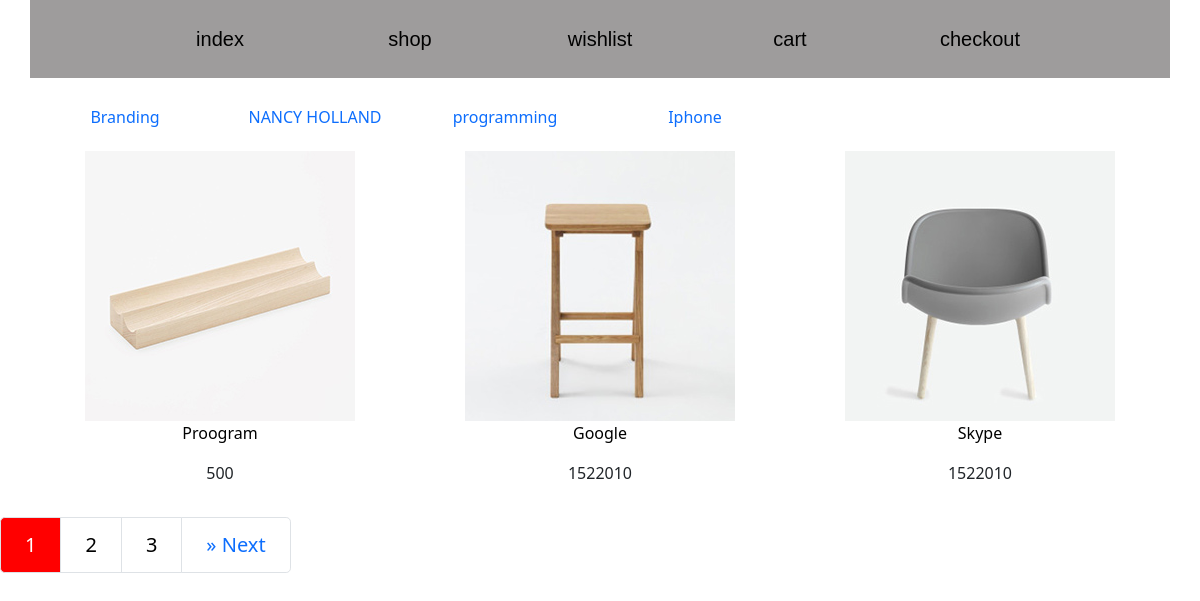
Page /shop on the committed database.
### main/models.py (models this page shows, shortened)
class Category(models.Model):
    name = models.CharField(max_length=150)

class Product(models.Model):
    cat = models.ForeignKey(Category, on_delete=models.CASCADE, null=True, blank=True)
    rasm = models.ImageField(upload_to='Maxsulot/')
    nomi = models.CharField(max_length=25)
    narxi = models.IntegerField()

### main/views.py (the view)
# urls.py: path('shop', shop, name='shop'),
def shop(request):
    product = Product.objects.all().order_by('-id')
    category = Category.objects.all()
    page = request.GET.get('page')
    context = {
        'product': PagenatorPage(product, 3, request),
        'category':category,
        'page':page,
    }
    return render(request, 'shop.html', context)

### main/views.py (called while the page is built)
def PagenatorPage(List, num, request):
    paginator = Paginator(List, num)
    pages = request.GET.get('page')
    try:
        list = paginator.page(pages)
    except PageNotAnInteger:
        list = paginator.page(1)
    except EmptyPage:
        list = paginator.page(paginator.num_pages)
    return list

### templates/shop.html (shortened to what this page needs)
{% load static %}
<!DOCTYPE html>
<html lang="en">
<head>
    <link rel="stylesheet" href="{% static 'css/bootstrap.css'%}">
    <link rel="stylesheet" href="{% static 'css/bootstrap.min.css'%}">
    <link rel="stylesheet" href="{% static 'css/style.css'%}">
</head>
<body>
    <header>
        <div class="container">
            <div class="row nav text-center">
                <div class="col-2 offset-1 py-4"><a href="{% url 'index' %}">index</a></div>
                <div class="col-2 py-4"><a href="{% url 'shop' %}">shop</a></div>
                <div class="col-2 py-4"><a href="{% url 'wishlist' %}">wishlist</a></div>
                <div class="col-2 py-4"><a href="{% url 'cart' %}">cart</a></div>
                <div class="col-2 py-4"><a href="{% url 'checkout' %}">checkout</a></div>
            </div>
        </div>
    </header>
    <section>
        <div class="container">
            <div class="row">
                {% for i in category %}
                <div class="col-2 cat text-center">
                    <h6><a href="{% url 'category' %}?c={{ i.name }}">{{i.name}}</a></h6>
                </div>
                {% endfor %}
            </div>
        </div>
        <div class="container">
            <div class="row">
                {% for i in product %}
                <div class="col-4 text-center prd py-3">
                    <a href="{% url 'productdetail' i.pk %}">
                        <img style="width: 270px; height: 270px;" src="{{ i.rasm.url }}" alt="product">
                        <p>{{i.nomi}}</p>
                    </a>
                    <p id="narx">{{ i.narxi }}</p>
                </div>
                {% endfor %}
            </div>
        </div>
        <div class="pagination">
            <div class="row pl-3">
              {% if product.paginator.num_pages > 1 %}
              <nav aria-label="...">
                <ul class="pagination pagination-lg">
                    {% for num in product.paginator.page_range %}
                    {% if num == product.number %}
                    <li class="page-item">
                        <a class="page-link" style="background-color: red; color: white;" href="#" tabindex="-1">{{ num }}</a>
                    </li>
                    {% elif num > product.number|add:'-3' and num < product.number|add:'3' %}
                    <li class="page-item"><a class="page-link" href="?page={{ num }}" style="background-color: white; color: black;">{{ num }}</a>
                    </li>
                    {% endif %}
                    {% endfor %}
                    {% if product.has_next %}
                    <li class="page-item">
                        <a class="page-link" href="?page={{ product.next_page_number }}" aria-label="Next">
                            <span aria-hidden="true">»</span>
                            <span class="sr-only">Next</span>
                        </a>
                    </li>
                    {% endif %}
                </ul>
              </nav>
              {% endif %}
            </div>
        </div>
    </section>
</body>
</html>

### static/css/style.css (style rules this page uses)
.nav { background-color: rgb(158, 156, 156); }
.nav a { text-decoration: none; font-size: 20px; font-family: Verdana, Geneva, Tahoma, sans-serif; color: black; }
section { padding-top: 30px; padding-bottom: 30px; }
.cat a { text-decoration: none; }
.prd a { text-decoration: none; color: black; }

### rows in the picture
Category: name "Branding"
Category: name "NANCY HOLLAND"
Category: name "programming"
Category: name "Iphone"
Product: rasm (picture), nomi "Proogram", narxi "500"
Product: rasm (picture), nomi "Google", narxi "1522010"
Product: rasm (picture), nomi "Skype", narxi "1522010"

### other values in the picture
{{ num }} "1"
{{ num }} "2" "3"
